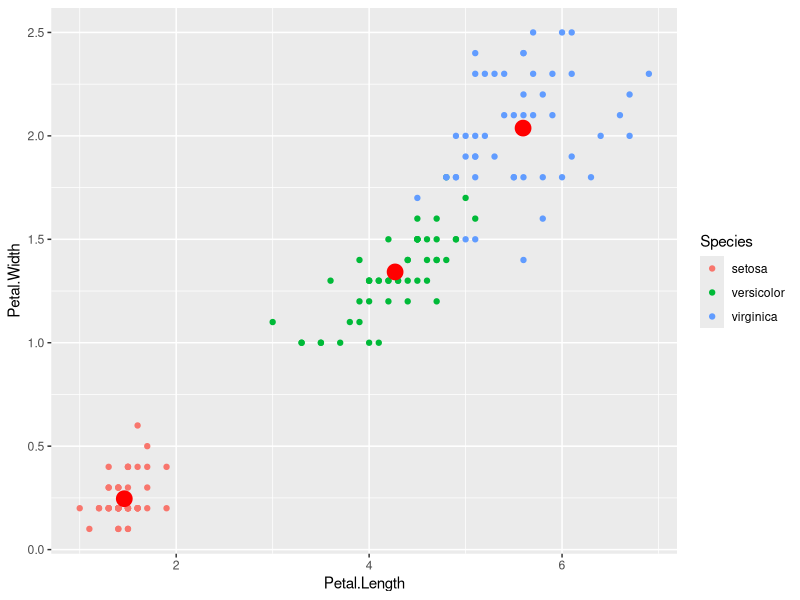
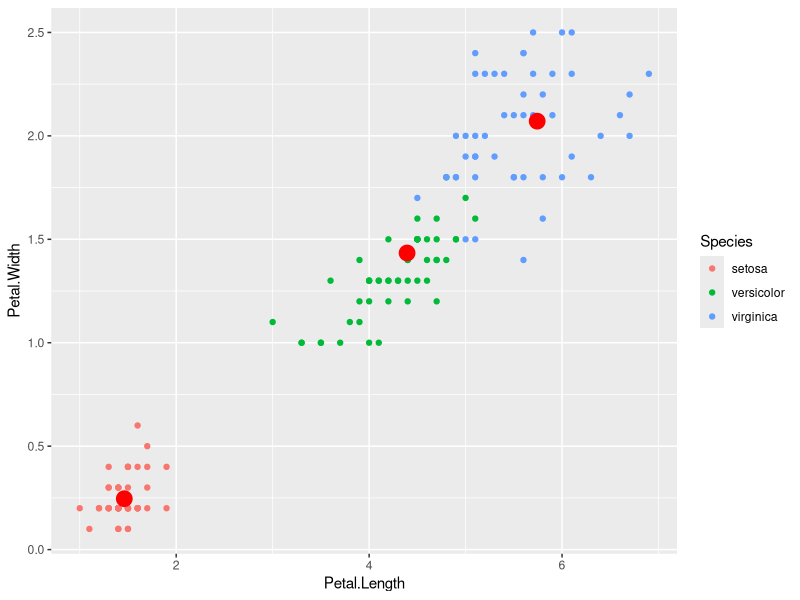

Recreate these plots in R, in order.
#--------------------------- K MEANS ---------------------------

library(tidyverse)
#3 groups bc there are 3 different species 
km<-kmeans(iris[, 3:4], centers = 3)

km$centers
ggplot(data=iris) + geom_point(mapping = aes(x = Petal.Length, y = Petal.Width, color = Species)) + geom_point(data = as.data.frame(km$centers),mapping = aes(Petal.Length, y = Petal.Width), color = "red", size = 5) 

km$cluster

#correct is the diagonal, rest of them are errors
table(iris$Species, km$cluster)



#-------------------------- CLASSWORK ------------------------------

#Cluster the iris dataset into 3 clusters using all four Petal/Sepal columns
km<-kmeans(iris[, 1:4], centers = 3)
km$centers
ggplot(data=iris) + geom_point(mapping = aes(x = Petal.Length, y = Petal.Width, color = Species)) + geom_point(data = as.data.frame(km$centers),mapping = aes(Petal.Length, y = Petal.Width), color = "red", size = 5) 

#Compare the clusters with the true labels (Species)
km$cluster
table(iris$Species, km$cluster)

#Check if increasing random restarts increases clustering accuracy


